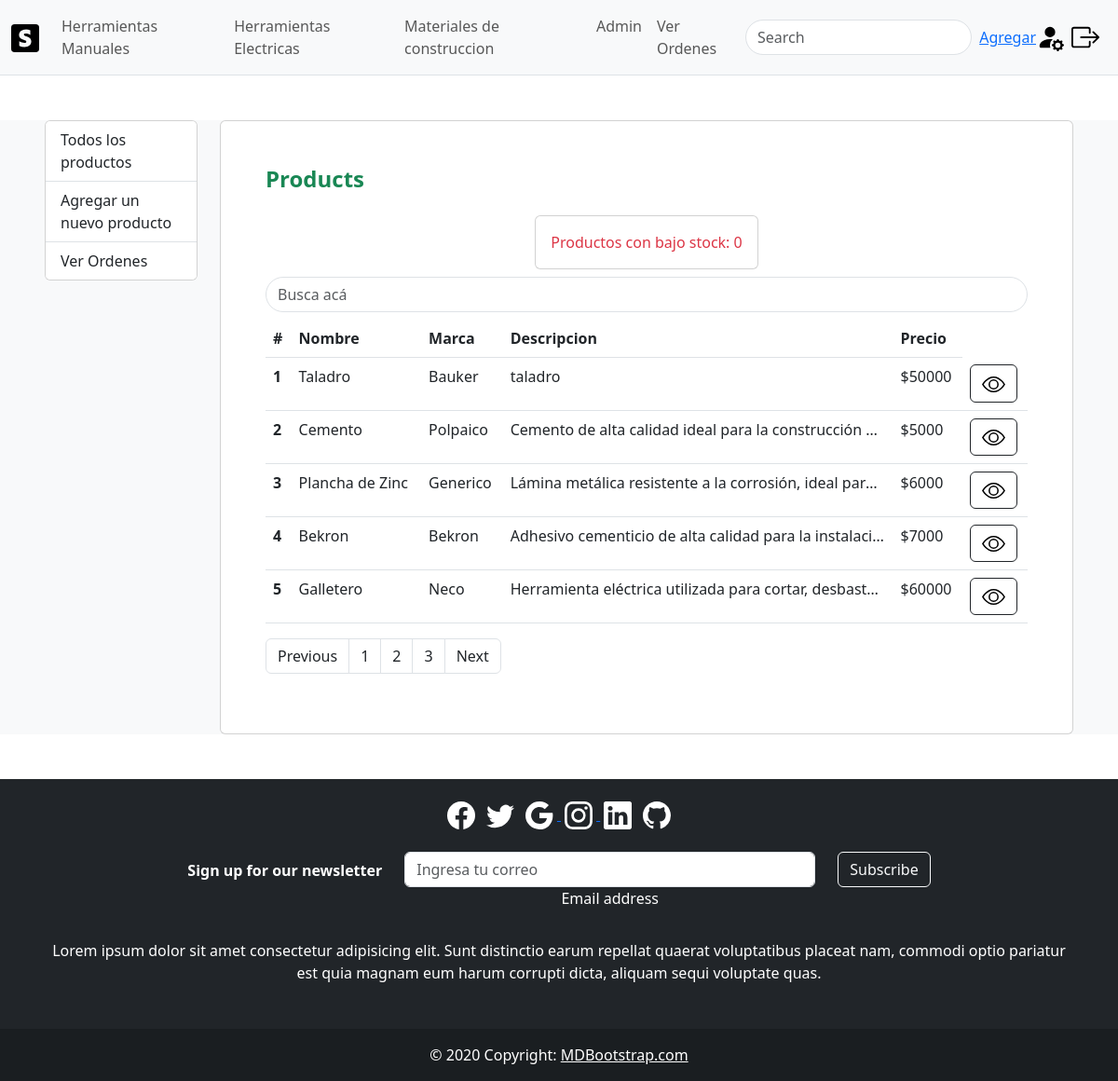
Page /productos/ (signed in) on the earlier database version.
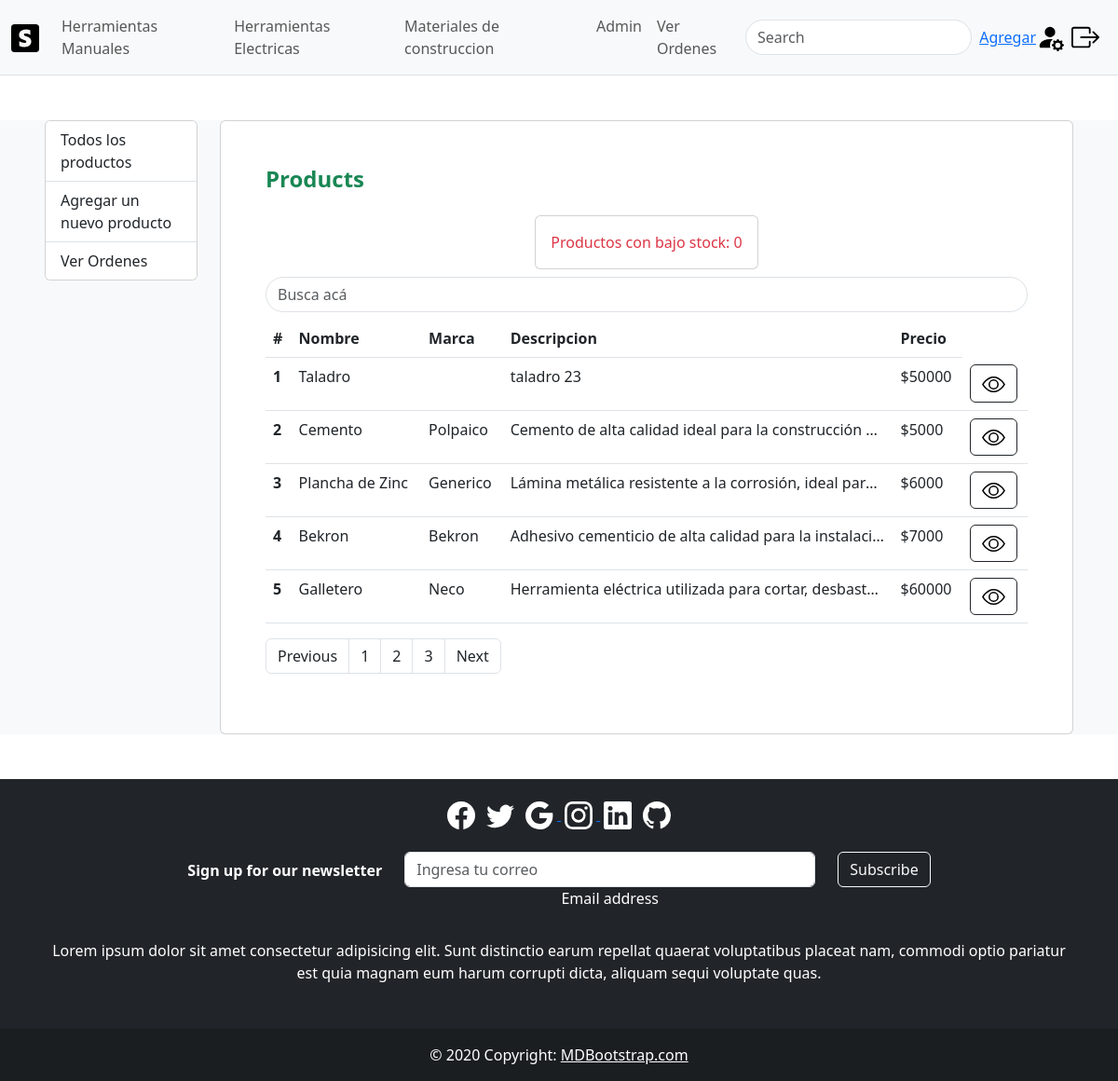
Same page on the later database version.
### cliente/models.py (models this page shows, shortened)
class Product(models.Model):
    name = models.CharField(max_length=100)
    description = models.TextField()
    brand = models.CharField(max_length=50)
    price = models.IntegerField()
    model = models.CharField(max_length=50)
    image = models.ImageField(upload_to='productos', null=True)
    stock = models.PositiveIntegerField(default=300)
    category = models.CharField(max_length=50, default="Herramientas Electricas")

### cliente/views.py (the view)
# urls.py: path('productos/', views.listarproductos, name='listar_productos'),
@user_passes_test(lambda user: user.is_superuser)
def listarproductos(request):
    products = Product.objects.all()
    low_stock = Product.objects.filter(stock__lte=10)  # Cambia a 10 según tu requerimiento
    context = {
        'products': products,
        'cantidad_low_stock': len(low_stock),
        'low_stock': low_stock
    }
    return render(request, 'listado-productos.html', context)

### cliente/templates/listado-productos.html (shortened to what this page needs)
{% extends 'base.html' %} {% block content %} {% load static%}
<div class="container-fluid px-5 bg-light my-5">
  <div class="row">
    <div class="col-sm-12 col-md-2">
      <div class="card mb-2">
        <ul class="list-group list-group-flush">
          <a href="{% url 'listar_productos' %}" class="list-group-item"
            >Todos los productos</a
          >
          <a href="{% url 'dashboard' %}" class="list-group-item"
            >Agregar un nuevo producto</a
          >
          <a href="{% url 'ordenesAdmin' %}" class="list-group-item"
            >Ver Ordenes</a
          >
        </ul>
      </div>
    </div>
    <div class="col-sm-12 col-md-10">
      <section class="card p-5">
        <h4 class="card-tittle mb-4 fw-bold text-success">Products</h4>
        <div class="d-flex justify-content-evenly">
          <div class="card text-danger p-3">
            Productos con bajo stock: {{ cantidad_low_stock }}
          </div>
        </div>
        <input
          type="text"
          class="form-control my-2 rounded-pill"
          placeholder="Busca acá"
        />
        <div class="table-responsive" style="height: max-content">
          <table class="table">
            <thead>
              <tr>
                <th scope="col">#</th>
                <th scope="col">Nombre</th>
                <th scope="col">Marca</th>
                <th scope="col">Descripcion</th>
                <th scope="col">Precio</th>
              </tr>
            </thead>
            <tbody>
              {% for product in products %}
              <tr>
                <th scope="row">{{ forloop.counter }}</th>
                <td>{{ product.name }}</td>
                <td>{{ product.brand }}</td>
                <td class="truncate-cell">{{ product.description }}</td>
                <td>${{ product.price }}</td>
                <td>
                  <button
                    type="button"
                    class="btn btn-outline-dark"
                    data-bs-toggle="modal"
                    data-bs-target="#exampleModal{{ product.id }}"
                  >
                  </button>
                </td>
              </tr>
              {% endfor %}
            </tbody>
          </table>
          <nav aria-label="Page navigation example text-end">
            <ul class="pagination">
              <li class="page-item">
                <a class="page-link text-dark" href="#">Previous</a>
              </li>
              <li class="page-item">
                <a class="page-link text-dark" href="#">1</a>
              </li>
              <li class="page-item">
                <a class="page-link text-dark" href="#">2</a>
              </li>
              <li class="page-item">
                <a class="page-link text-dark" href="#">3</a>
              </li>
              <li class="page-item">
                <a class="page-link text-dark" href="#">Next</a>
              </li>
            </ul>
          </nav>
        </div>
      </section>
    </div>
  </div>
</div>
 {% endblock %}

Differences in the rows shown:
changed Product "Taladro": description "taladro" → "taladro 23"; brand "Bauker" → (not shown)
